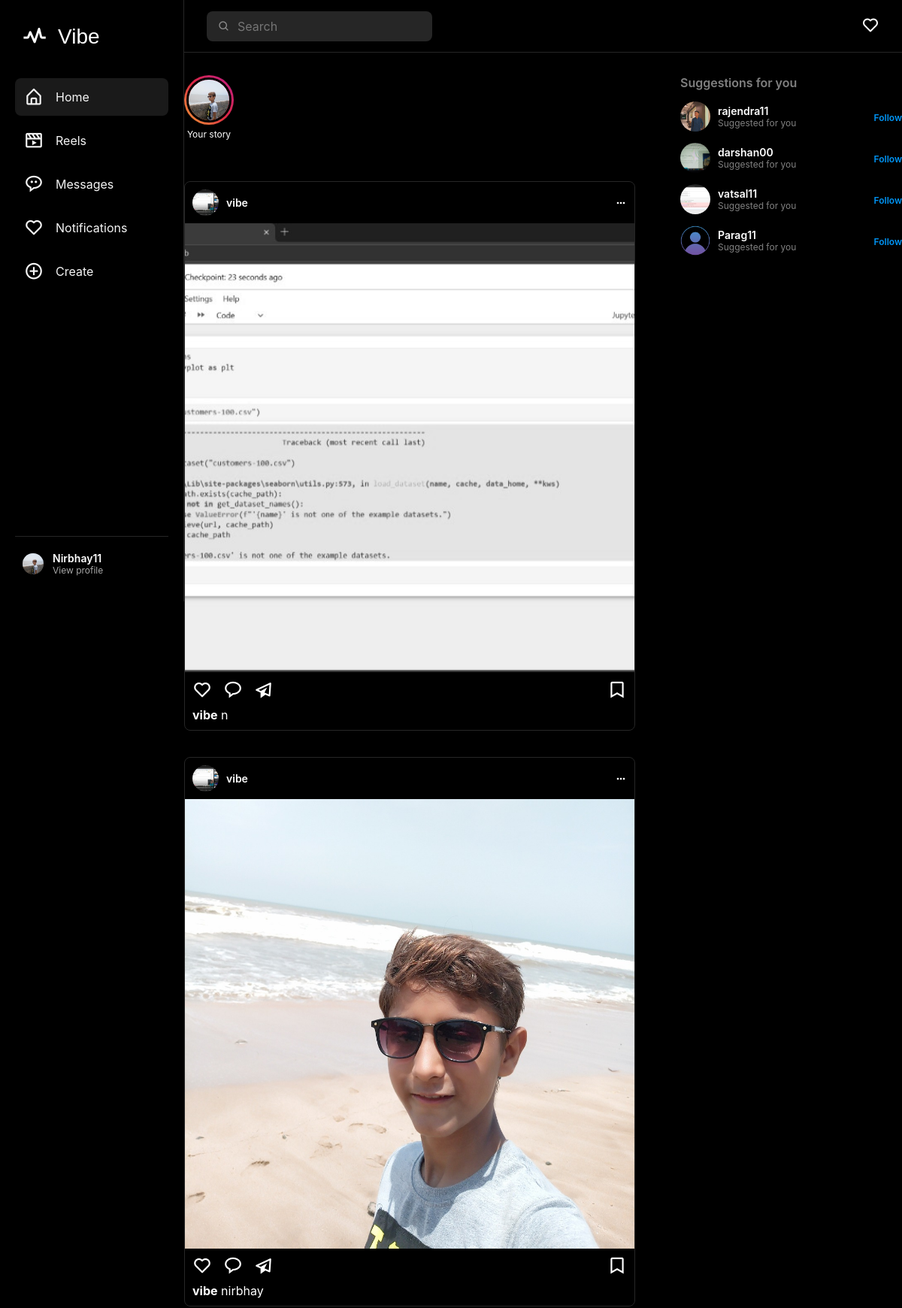
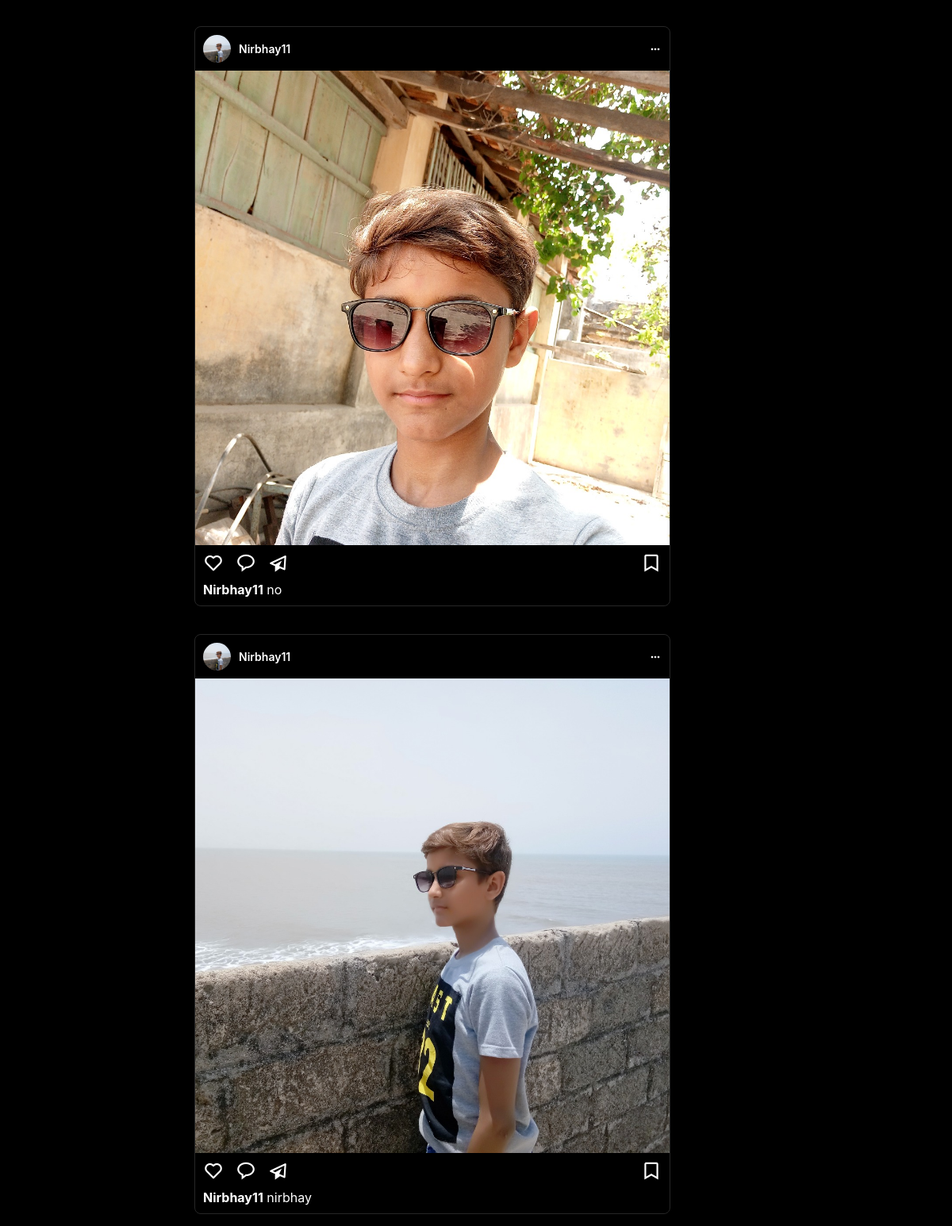
Screenshot of / (signed in) with the database file from the repository (2 pictures, top to bottom).
### vibeapp/models.py (models this page shows, shortened)
class Profile(models.Model):
    user = models.OneToOneField(User, on_delete=models.CASCADE, related_name="profile")
    bio = models.TextField(blank=True)
    profile_image = models.ImageField(upload_to="profiles/", default="profiles/d2.png")
    website = models.URLField(blank=True)
    location = models.CharField(max_length=100, blank=True)
    is_completed = models.BooleanField(default=False)
    created_at = models.DateTimeField(auto_now_add=True)
    is_public = models.BooleanField(default=True)
    @property
    def unread_notifications_count(self):
        return self.user.notifications.filter(is_seen=False).count()

class Post(models.Model):
    user = models.ForeignKey(User, on_delete=models.CASCADE, related_name="posts")
    image = models.ImageField(upload_to="posts/")
    caption = models.TextField(blank=True)
    created_at = models.DateTimeField(auto_now_add=True)

### vibeapp/views.py (the view)
# urls.py: path('', views.Vibe, name='Vibe'),
@login_required(login_url='login')
def Vibe(request):
    following_users_ids = Follow.objects.filter(
        follower=request.user,
        status='accepted'
    ).values_list('following_id', flat=True)
    posts = Post.objects.filter(
        Q(user__id__in=following_users_ids) |
        Q(user=request.user)
    ).distinct().order_by("-created_at")
    existing_relationships = Follow.objects.filter(follower=request.user).values_list('following_id', flat=True)
    suggested_users = User.objects.exclude(
        Q(id=request.user.id) |
        Q(id__in=existing_relationships)
    )[:5]
    people_who_follow_me = Follow.objects.filter(
        following=request.user,
        status='accepted'
    ).values_list('follower_id', flat=True)
    for u in suggested_users:
        u.is_following_you = u.id in people_who_follow_me
    return render(request, "vide.html", {
        "posts": posts,
        "users": suggested_users
    })

### vibeapp/context_processors.py (called while the page is built)
def user_notifications(request):
    if request.user.is_authenticated:
        notifications = Notification.objects.filter(receiver=request.user).order_by('-created_at')
        return {'notifications': notifications}
    return {'notifications': []}

### vibeapp/templates/vide.html (shortened to what this page needs)
{% extends "base.html" %}
{% load static %}
{% block content %}
<div class="main-container">
    <div class="topbar">
        <form action="{% url 'search_results' %}" method="GET" style="position: relative;">
            <div class="search-box">
                <i class='bx bx-search'></i>
                <input type="text" name="q" id="topSearchInput" placeholder="Search" autocomplete="off">
            </div>
        </form>
        <div class="top-icons">
            <a href="#" onclick="toggleNotifications(); return false;" style="text-decoration:none; color:inherit; position: relative;">
                <i class='bx bx-heart' style="font-size:24px; cursor:pointer;"></i>
            </a>
        </div>
    </div>
    <div class="content">
        <div class="feed">
            <div class="stories">
                <div class="story">
                    <div class="story-ring">
                        <img src="{{ request.user.profile.profile_image.url }}">
                    </div>
                    <span style="font-size:12px; display:block; text-align:center; margin-top:5px;">Your story</span>
                </div>
            </div>
            {% for post in posts %}
            <div class="post">
                <div class="post-header">
                    <a href="{% url 'user_profile' post.user.id %}" style="text-decoration:none; color:inherit; display:flex; align-items:center; gap:10px;">
                        {% if post.user.profile.profile_image %}
                            <img src="{{ post.user.profile.profile_image.url }}" class="post-avatar">
                        {% endif %}
                        <span style="font-weight:600; font-size:14px;">{{ post.user.username }}</span>
                    </a>
                    <i class='bx bx-dots-horizontal-rounded' style="margin-left:auto; cursor:pointer;"></i>
                </div>
                <div class="post-image">
                    <img src="{{ post.image.url }}">
                </div>
                <div class="actions" style="padding: 10px; display:flex; gap:15px; font-size:26px;">
                    <i class='bx bx-heart'></i>
                    <i class='bx bx-message-rounded'></i>
                    <i class='bx bx-paper-plane'></i>
                    <i class='bx bx-bookmark' style="margin-left:auto;"></i>
                </div>
                {% if post.caption %}
                <div style="padding: 0 10px 10px;">
                    <strong>{{ post.user.username }}</strong> {{ post.caption }}
                </div>
                {% endif %}
            </div>
            {% empty %}
            <div style="text-align:center; padding: 50px; color:gray;">
                <i class='bx bx-camera' style="font-size:48px;"></i>
                <p>Follow users to see their posts here.</p>
            </div>
            {% endfor %}
        </div>
        <div class="right-panel">
            <div style="display:flex; justify-content:space-between; align-items:center; margin-bottom:15px;">
                <span style="color:gray; font-weight:600;">Suggestions for you</span>
            </div>
            {% for suggest_user in users %}
            <div style="display:flex; align-items:center; justify-content:space-between; margin-bottom:15px;">
                <a href="{% url 'user_profile' suggest_user.id %}" style="text-decoration:none; color:inherit; display:flex; align-items:center; gap:10px;">
                    {% if suggest_user.profile.profile_image %}
                        <img src="{{ suggest_user.profile.profile_image.url }}" style="width:40px; height:40px; border-radius:50%; object-fit:cover;">
                    {% endif %}
                    <div>
                        <div style="font-weight:600; font-size:14px;">{{ suggest_user.username }}</div>
                        <div style="color:gray; font-size:12px;">Suggested for you</div>
                    </div>
                </a>
                <form action="{% url 'follow_user' suggest_user.id %}" method="POST" class="ajax-follow-form" style="margin: 0;">
                    {% if suggest_user.is_following_you %}
                        <button type="submit" class="feed-follow-btn" style="background:none; border:none; color:#0095f6; font-weight:600; font-size:12px; cursor:pointer; padding:0;">Follow Back</button>
                    {% else %}
                        <button type="submit" class="feed-follow-btn" style="background:none; border:none; color:#0095f6; font-weight:600; font-size:12px; cursor:pointer; padding:0;">Follow</button>
                    {% endif %}
                </form>
            </div>
            {% endfor %}
        </div>
    </div>
</div>
{% endblock %}

### vibeapp/templates/includes/sidebar.html (shortened to what this page needs)
{% load static %}
<aside class="menu-bar">
  <div class="sidebar-logo">
    <i class='bx bx-pulse logo-icon'></i>
    <span class="logo-text">Vibe</span>
  </div>
  <ul class="menu-link">
    <li>
      <a href="{% url 'Vibe' %}" class="active"> <i class='bx bx-home-alt'></i>
        <span>Home</span>
      </a>
    </li>
    <li>
      <a href="{% url 'reels_feed' %}">
        <i class='bx bx-movie-play'></i>
        <span>Reels</span>
      </a>
    </li>
    <li>
      <a href="{% url 'inbox' %}">
        <i class='bx bx-message-rounded-dots'></i>
        <span>Messages</span>
      </a>
    </li>
   <li>
     <a href="#" onclick="toggleNotifications(); return false;">
        <i class='bx bx-heart'></i>
        <span>Notifications</span>
    </a>
   </li>
    <li>
      <a href="javascript:void(0)" id="createBtn">
        <i class='bx bx-plus-circle'></i>
        <span>Create</span>
      </a>
    </li>
  </ul>
  <div class="sidebar-profile">
    <a href="{% url 'profile' %}" class="profile-link">
        {% if request.user.profile.profile_image %}
            <img src="{{ request.user.profile.profile_image.url }}" alt="Profile" class="profile-pic-small">
        {% else %}
            <div class="profile-pic-small placeholder"></div>
        {% endif %}
        <div class="profile-text">
            <span class="username">{{ request.user.username }}</span>
            <span class="view-profile">View profile</span>
        </div>
    </a>
  </div>
</aside>

### vibeapp/static/css/vibestyle.css (style rules this page uses)
* { margin: 0; padding: 0; box-sizing: border-box; font-family: -apple-system, BlinkMacSystemFont, "Segoe UI", Roboto, Helvetica, Arial, sans-serif; }
body { background: #000000; color: #fff; overflow-x: hidden; }
img { max-width: 100%; display: block; }
.menu-bar { width: 72px; height: 100vh; background: #000; border-right: 1px solid #262626; position: sticky; top: 0; z-index: 1000; display: flex; flex-direction: column; padding: 24px 12px; transition: width 0.3s cubic-bezier(0.2, 0, 0, 1); }
.sidebar-logo { height: 50px; margin-bottom: 30px; display: flex; align-items: center; padding-left: 10px; cursor: pointer; white-space: nowrap; overflow: hidden; }
.logo-icon { font-size: 32px; color: #fff; min-width: 32px; transition: transform 0.2s; }
.logo-text { font-family: 'Billabong', cursive, sans-serif; font-size: 28px; margin-left: 15px; opacity: 0; transform: translateX(-10px); transition: all 0.2s ease; }
.menu-link { list-style: none; display: flex; flex-direction: column; gap: 8px; flex: 1; }
.menu-link a { display: flex; align-items: center; padding: 12px; color: #f5f5f5; text-decoration: none; border-radius: 8px; transition: background 0.2s; white-space: nowrap; overflow: hidden; }
.menu-link a:hover, .menu-link a.active { background: rgba(255,255,255,0.1); }
.menu-link i { font-size: 26px; min-width: 26px; text-align: center; }
.menu-link span { margin-left: 16px; font-size: 16px; opacity: 0; transform: translateX(-10px); transition: all 0.2s ease; }
.sidebar-profile { margin-top: auto; border-top: 1px solid transparent; padding-top: 10px; transition: border 0.3s; }
.profile-link { display: flex; align-items: center; gap: 12px; text-decoration: none; color: #fff; padding: 10px; border-radius: 8px; transition: background 0.2s; white-space: nowrap; overflow: hidden; }
.profile-pic-small { width: 28px !important; height: 28px !important; min-width: 28px; border-radius: 50%; object-fit: cover; background: #333; }
.profile-text { display: flex; flex-direction: column; opacity: 0; transition: opacity 0.2s; }
.username { font-weight: 600; font-size: 14px; }
.view-profile { font-size: 12px; color: #a8a8a8; }
.topbar { width: 100%; height: 70px; display: flex; align-items: center; justify-content: space-between; padding: 0 30px; background: #000; border-bottom: 1px solid #262626; position: sticky; top: 0; z-index: 900; }
.search-box { width: 300px; height: 40px; background: #262626; border-radius: 8px; display: flex; align-items: center; padding: 0 15px; color: #8e8e8e; }
.search-box input { background: transparent; border: none; outline: none; color: #fff; margin-left: 10px; width: 100%; font-size: 16px; }
.content { display: flex; justify-content: center; gap: 60px; padding-top: 30px; max-width: 1200px; margin: 0 auto; width: 100%; }
.feed { width: 100%; max-width: 600px; display: flex; flex-direction: column; gap: 20px; }
.stories { display: flex; gap: 15px; overflow-x: auto; padding-bottom: 15px; margin-bottom: 20px; scrollbar-width: none; }
.story-ring { width: 66px; height: 66px; border-radius: 50%; padding: 3px; background: linear-gradient(45deg, #f09433, #e6683c, #dc2743, #cc2366, #bc1888); flex-shrink: 0; }
.story-ring img { width: 100%; height: 100%; object-fit: cover; border-radius: 50%; border: 3px solid #000; }
.post { background: #000; border: 1px solid #262626; border-radius: 8px; margin-bottom: 15px; }
.post-header { display: flex; align-items: center; padding: 10px; gap: 10px; }
.post-avatar { width: 35px; height: 35px; border-radius: 50%; object-fit: cover; }
.post-image img { width: 100%; height: auto; max-height: 700px; object-fit: cover; display: block; }
.right-panel { width: 320px; display: block; }

### rows the page displays
Post: user.profile.profile_image (picture), user.username "vibe", image (picture), caption "n"
Post: user.profile.profile_image (picture), user.username "vibe", image (picture), caption "nirbhay"
Post: user.profile.profile_image (picture), user.username "Nirbhay11", image (picture), caption "no"
Post: user.profile.profile_image (picture), user.username "Nirbhay11", image (picture), caption "nirbhay"

### other values shown
{{ request.user.username }} "Nirbhay11"
{{ suggest_user.username }} "rajendra11"
{{ suggest_user.username }} "darshan00"
{{ suggest_user.username }} "vatsal11"
{{ suggest_user.username }} "Parag11"
